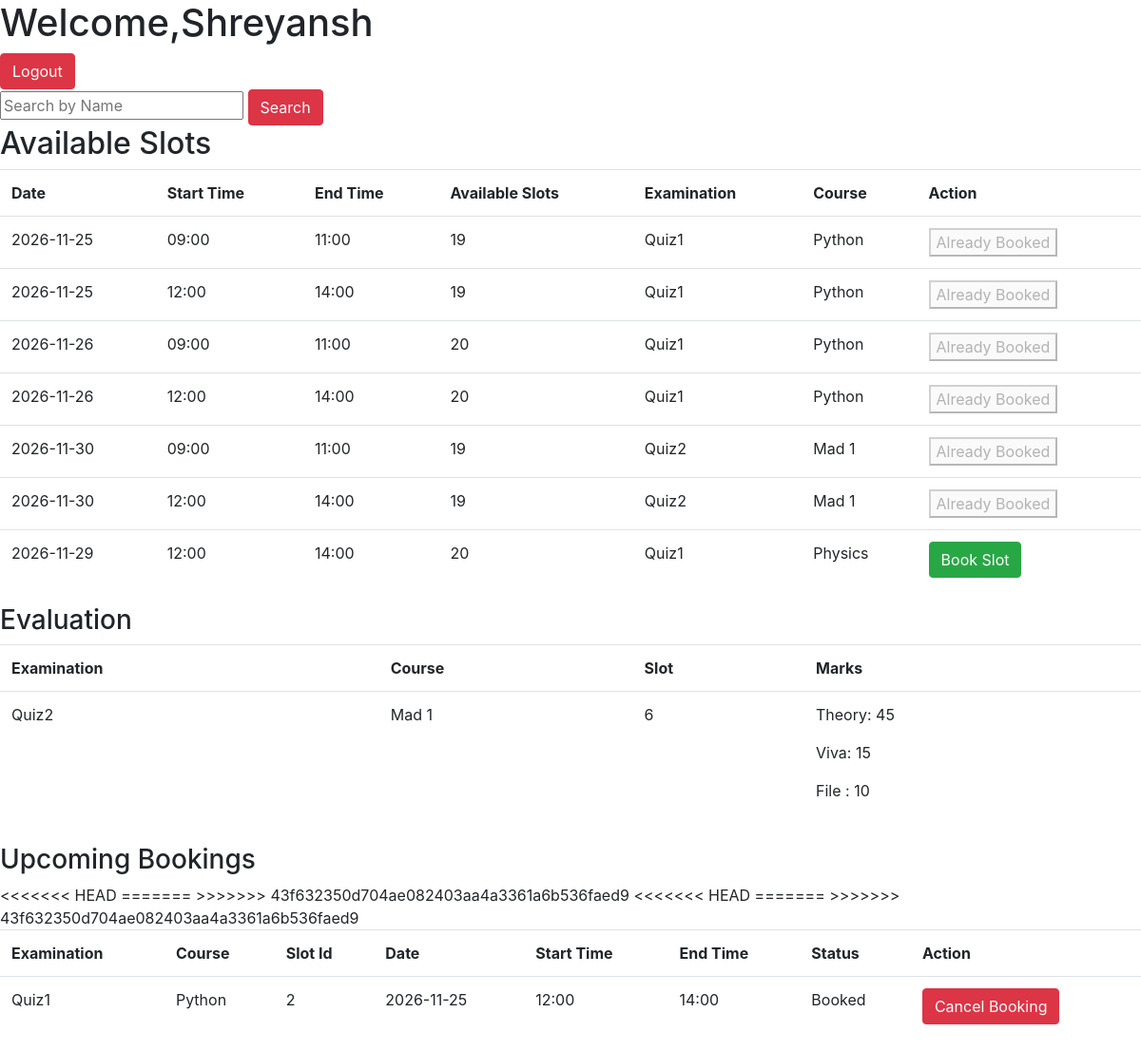
/student_dashboard (signed in), run on an earlier commit of the app's database.
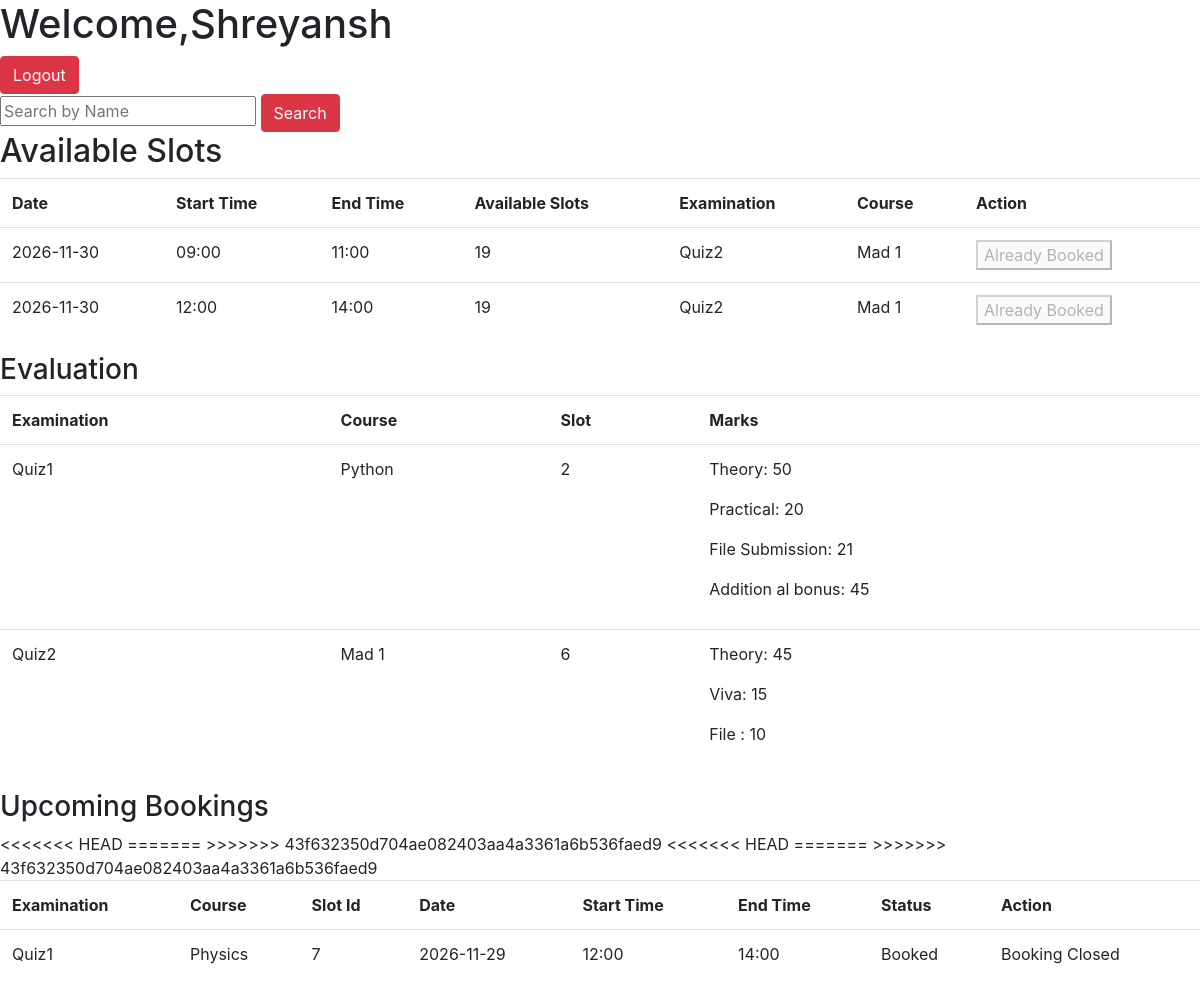
And on a later commit of the database.
### app.py (models this page shows)
class ExaminationSlot(db.Model):
    id = db.Column(db.Integer, primary_key=True,autoincrement=True)
    date = db.Column(db.Date)
    start_time = db.Column(db.String)
    end_time = db.Column(db.String)
    maximum_slots = db.Column(db.String)
    available_slots= db.Column(db.String)
    status = db.Column(db.String)
    created_by = db.Column(db.String,nullable=False)
    examination_id = db.Column(db.String,db.ForeignKey('examination.id'))
    examiner_id = db.Column(db.Integer,db.ForeignKey('examiner.id'))
    bookings = db.relationship('Booking', backref = 'examinationslot',lazy = True)

class Examination(db.Model):
    id = db.Column(db.String, primary_key=True)
    name = db.Column(db.String)
    type = db.Column(db.String)
    maximum_marks = db.Column(db.Integer)
    duration = db.Column(db.String)
    slot_open_date = db.Column(db.Date)
    slot_close_date = db.Column(db.Date)
    booking_open_date = db.Column(db.Date)
    booking_close_date = db.Column(db.Date)
    status = db.Column(db.String)
    course_id =db.Column(db.String,db.ForeignKey('course.course_id'))
    examiner_id =db.Column(db.String,db.ForeignKey('examiner.id'))
    examination_slot = db.relationship('ExaminationSlot', backref = 'examination',lazy = True)
    examination_rubrics = db.relationship('ExaminationRubrics', backref = 'examination',lazy = True)

class Course(db.Model):
    course_id = db.Column(db.String, primary_key=True)
    course_name = db.Column(db.String,nullable=False)
    description = db.Column(db.String)
    status = db.Column(db.String, default= 'Pending')
    examination = db.relationship('Examination', backref = 'course_details',lazy = True)

class Booking(db.Model):
    id = db.Column(db.Integer,primary_key=True)
    student_id = db.Column(db.Integer,db.ForeignKey(Student.id))
    examination_slot_id=db.Column(db.Integer,db.ForeignKey(ExaminationSlot.id))
    status = db.Column(db.String)
    rubrics = db.Column(db.JSON,default=dict)
    examination_slot = db.relationship('ExaminationSlot', backref = 'booking',lazy = True)

### app.py (the view)
@app.route('/student_dashboard')
def student_dashboard():
    student_id=session['student_id']
    if 'student_id' not in session:
        return redirect('/login')
    student = Student.query.filter_by(id=student_id).first()
    search_query = request.args.get('search', '')
    available_slots = ExaminationSlot.query.filter_by(status = "Available").all()
    evaluation = Booking.query.filter_by(student_id = student_id,status = "Evaluated").all()
    bookings = Booking.query.filter_by(student_id = student_id,status = 'Booked').all()
    booked_course = [b.examination_slot.examination_id for b in Booking.query.filter_by(student_id=student_id).all()]
    booking_available_slots = []
    for slot in available_slots:
        if slot.examination and slot.examination.status == "booking open":
            booking_available_slots.append(slot)
    if search_query:
        booking_available_slots = [slot for slot in booking_available_slots if search_query.lower() in slot.examination.name.lower()]
    return render_template('student_dashboard.html',student=student,available_slots=available_slots,booking_available_slots=booking_available_slots,evaluation=evaluation,bookings=bookings,booked_course=booked_course,search_query=search_query)

### templates/student_dashboard.html (shortened to what this page needs)
<!DOCTYPE html>
<html lang="en">
<head>
    <link rel="stylesheet" href="https://cdn.jsdelivr.net/npm/bootstrap@4.1.3/dist/css/bootstrap.min.css">
</head>
<body>
    <h1>Welcome,{{student.name}}</h1>
    <a href="/logout"><button class="btn btn-danger">Logout</button></a>
<form action="/student_dashboard" method="GET">
    <input type="text" name="search"
           placeholder="Search by Name"
           value="{{ search_query }}">
    <button class="btn btn-danger" type="submit">Search</button>
</form>
    <h2>Available Slots</h2>
    <table class="table">
    <tr>
        <th>Date</th>
        <th>Start Time</th>
        <th>End Time</th>
        <th>Available Slots</th>
        <th>Examination</th>
        <th>Course</th>
        <th>Action</th>
    </tr>
    {% for i in booking_available_slots %}
    <tr>
        <td>{{i.date}}</td>
        <td>{{i.start_time}}</td>
        <td>{{i.end_time}}</td>
        <td>{{i.available_slots}}</td>
        <td>{{i.examination.name}}</td>
        <td>{{i.examination.course_details.course_name}}</td>
        <td>
             {% if i.examination_id in booked_course %}
    <button disabled>Already Booked</button>
{% else %}
    <form action="/book_slot/{{i.id}}" method="POST">
        <button class="btn btn-success" type="submit">Book Slot</button>
    </form>
{% endif %}
            </td>
    </tr>
    {% endfor %}
</table>
<h3>Evaluation</h3>
<table class="table">
    <tr>
        <th>Examination</th>
        <th>Course</th>
        <th>Slot</th>
        <th>Marks</th>
    </tr>
    {% for i in evaluation %}
    <tr>
        <td>{{i.examination_slot.examination.name}}</td>
        <td>{{i.examination_slot.examination.course_details.course_name}}</td>
        <td>{{i.examination_slot.id}}</td>
        <td>
            {% for criterion in i.rubrics %}
                <p>{{criterion}}: {{i.rubrics[criterion]}}</p>
            {% endfor %}
        </td>
    </tr>
    {% endfor %}
</table>
    <h3>Upcoming Bookings</h3>
    <table class="table">
        <tr>
            <th>Examination</th>
            <th>Course</th>
            <th>Slot Id</th>
            <th>Date</th>
            <th>Start Time</th>
            <th>End Time</th>
            <th>Status</th>
            <th>Action</th>
        </tr>
        {% for i in bookings %}
        <tr>
            <td>{{i.examination_slot.examination.name}}</td>
            <td>{{i.examination_slot.examination.course_details.course_name}}</td>
            <td>{{i.examination_slot.id}}</td>
            <td>{{i.examination_slot.date}}</td>
            <td>{{i.examination_slot.start_time}}</td>
            <td>{{i.examination_slot.end_time}}</td>
            <td>{{i.status}}</td>
            <td>
                {% if i.examination_slot.examination.status == "booking open" %}
                <a href="/cancel_booking/{{i.id}}" class="btn btn-danger" >Cancel Booking</a>
            </td>
            {% else %}
            Booking Closed
            {% endif %}
        </tr>
        {% endfor %}
</body>
</html>

What changed in the data, as far as the page shows it:
no longer on this page (row edited): ExaminationSlot: date "2026-11-25", start_time "09:00", end_time "11:00", available_slots "19", examination.name "Quiz1", examination.course_details.course_name "Python", shows "Already Booked"
no longer on this page (row edited): ExaminationSlot: date "2026-11-25", start_time "12:00", end_time "14:00", available_slots "19", examination.name "Quiz1", examination.course_details.course_name "Python", shows "Already Booked"
no longer on this page (row unchanged): ExaminationSlot: date "2026-11-26", start_time "09:00", end_time "11:00", available_slots "20", examination.name "Quiz1", examination.course_details.course_name "Python", shows "Already Booked"
no longer on this page (row unchanged): ExaminationSlot: date "2026-11-26", start_time "12:00", end_time "14:00", available_slots "20", examination.name "Quiz1", examination.course_details.course_name "Python", shows "Already Booked"
no longer on this page (row edited): ExaminationSlot: date "2026-11-29", start_time "12:00", end_time "14:00", available_slots "20", examination.name "Quiz1", examination.course_details.course_name "Physics"
changed Booking "Python": moves from the list under "Upcoming Bookings" to the list under "Evaluation"
added Booking: examination_slot.examination.name "Quiz1", examination_slot.examination.course_details.course_name "Physics", examination_slot.id "7", examination_slot "2026-11-29", examination_slot.start_time "12:00", examination_slot.end_time "14:00", status "Booked", shows "Booking Closed", shown under "Upcoming Bookings"
Also different on the page:
new list line: "Theory : 50"
new list line: "Practical : 20"
new list line: "File Submission : 21"
new list line: "Addition al bonus : 45"
